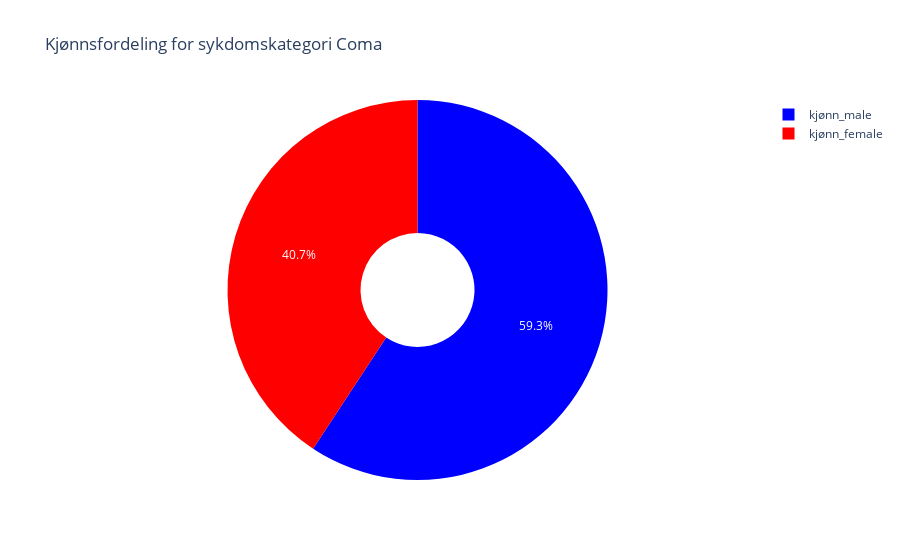

The notebook cell saved with this chart:
### Code cell
# Kjønnsfordeling innen ulike sykdomskategorier

disease_categories = ['sykdomskategori_ARF/MOSF', 
                     'sykdomskategori_COPD/CHF/Cirrhosis', 
                     'sykdomskategori_Cancer', 
                     'sykdomskategori_Coma']

gender_categories = ['kjønn_female', 'kjønn_male']

for disease in disease_categories:
    disease_data = X_train[X_train[disease] == 1]
    
    gender_count = disease_data[gender_categories].sum()
    
    total = gender_count.sum()
    gender_percent = (gender_count / total) * 100
    
    gender_df = pd.DataFrame({
        'Kjønn': gender_percent.index,
        'Prosent': gender_percent.values
    })

    fig = px.pie(gender_df, 
                 values='Prosent', 
                 names='Kjønn', 
                 title=f'Kjønnsfordeling for {disease.replace("_", " ")}',
                 color_discrete_sequence=['blue', 'red'],
                 hole=0.3)

fig.show()

### Figure 1 — Plotly figure (JSON) as saved in the notebook; plotly's stock layout.template omitted (floating-point values rounded to 4 significant figures)
{"data": [{"domain": {"x": [0, 1], "y": [0, 1]}, "hole": 0.3, "hovertemplate": "Kjønn=%{label}<br>Prosent=%{value}<extra></extra>", "labels": ["kjønn_female", "kjønn_male"], "legendgroup": "", "name": "", "showlegend": true, "type": "pie", "values": [40.74, 59.26]}], "layout": {"legend": {"tracegroupgap": 0}, "piecolorway": ["blue", "red"], "title": {"text": "Kjønnsfordeling for sykdomskategori Coma"}}}
